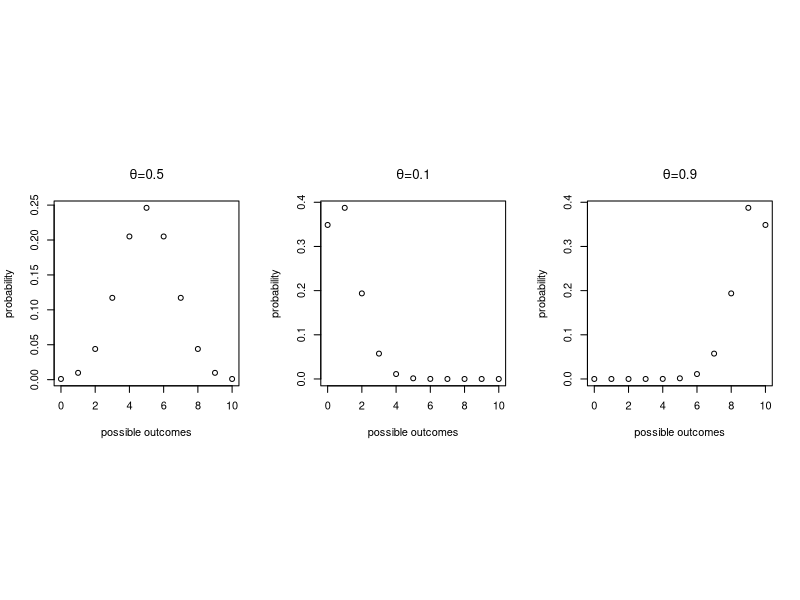
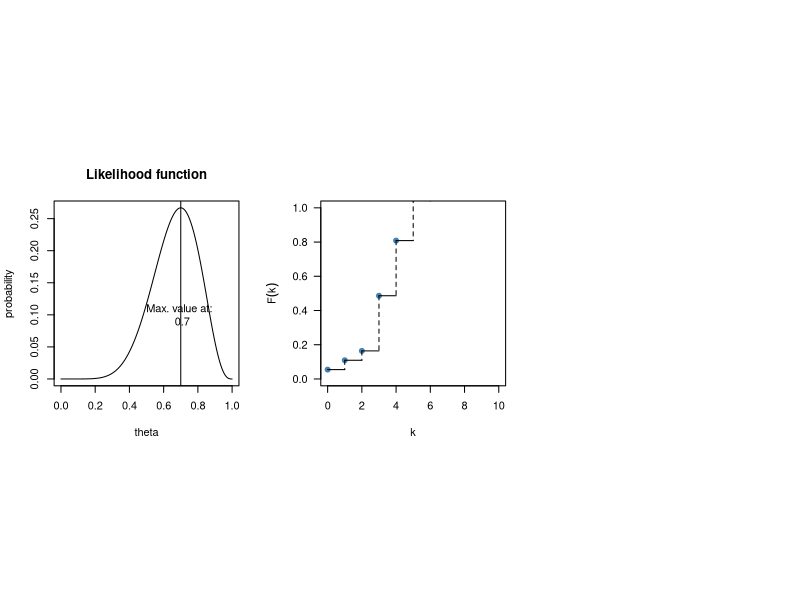
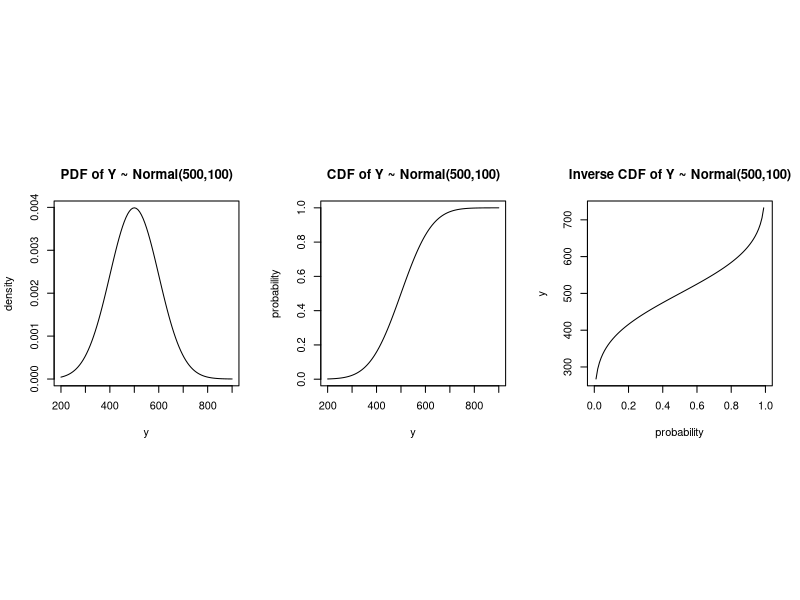

The R source for these figures, in order:
## to-do: include venn diagram?


## to-do: do we need to spell this out more?


## ---------------------------------------------------
rbinom(10,n=20,prob=0.5)


## ---- binomplot,echo=FALSE,fig.cap="Probability mass functions of a binomial distribution assuming 10 trials, with 50%, 10%, and 90% probability of success."----
## to-do remove warnings
#library(tibble)
#ggplot(tibble(x=as.integer(0:10), aes(x)) +
#    stat_function(fun=dbinom, geom = "point", 
#                  args = list(size=10, prob=0.5))
op<-par(mfrow=c(1,3),pty="s")
plot(0:10,dbinom(0:10,size=10,prob=0.5),
     xlab="possible outcomes",
     ylab="probability",
     main=expression(paste(theta,"=0.5",sep="")))
plot(0:10,dbinom(0:10,size=10,prob=0.1),xlab="possible outcomes",
     ylab="probability",main=expression(paste(theta,"=0.1",sep="")))
plot(0:10,dbinom(0:10,size=10,prob=0.9),xlab="possible outcomes",
     ylab="probability",
     main=expression(paste(theta,"=0.9",sep="")))


## to-do bar or line graphs above, instead of points


## ---- binomlik,echo=FALSE,fig.cap="The likelihood function for 7 successes out of 10."----
theta<-seq(0,1,by=0.001)
plot(theta,dbinom(7,size=10,prob=theta),
     xlab=expression("theta"),ylab="probability",
     main="Likelihood function",type="l")
abline(v=0.7)
text(0.7,0.1,"Max. value at: \n 0.7")


## DS comment: do we want to show the code for computing all likelihood values? (maybe this comes later?)


## ----dnormexample1,echo=TRUE------------------------
dbinom(5,size=10,prob=0.5)


## ---------------------------------------------------
dbinom(5,size=10,prob=c(0.1,0.9))


## ----cdfbinom1,echo=TRUE----------------------------
## the cumulative probability of obtaining
## 0, 1, or 2 successes out of 10,
## with theta=0.5:
dbinom(0,size=10,prob=0.5)+dbinom(1,size=10,prob=0.5)+
  dbinom(2,size=10,prob=0.5)


## ---------------------------------------------------
sum(dbinom(0:2,size=10,prob=0.5))


## ----pbinomexample1,echo=TRUE-----------------------
pbinom(2,size=10,prob=0.5,lower.tail=TRUE)


## ----pbinomexample2,echo=TRUE-----------------------
pbinom(2,size=10,prob=0.5,lower.tail=FALSE)


## ---- binomcdf,echo=FALSE,fig.cap="The cumulative distribution function for a Binomial distribution assuming 10 trials, with 50% probability of success."----
#op<-par(mfrow=c(1,2),pty="s")
k <- c(1:10)
#plot(k,dbinom(k,size=10,prob=.50),type="h",
#     main="Binomial(n=10,prob=.50)")

fx <- function(x) {
  if(x >= 0 && x < 3) {
    res <-  pbinom(2,size=10,prob=0.50)
  } else if(x >=3 && x < 5) {
    res <- pbinom(4,size=10,prob=0.50)-pbinom(2,size=10,prob=0.50)
  } else if(x >= 5 && x < 6) {
    res <-  pbinom(5,size=10,prob=0.50)-pbinom(4,size=10,prob=0.50)
  } else if(x >= 7 && x < 10) {
    res <-  pbinom(9,size=10,prob=0.50)-pbinom(6,size=10,prob=0.50)
  } else {
    res <- 0
  }

  return(res)
}

fx   <- Vectorize(fx)
grid <- 0:10
p    <- fx(grid)
cdf  <- cumsum(p)

plot(grid, cdf, type = 'p', ylim = c(0, 1), col = 'steelblue',
     xlab = 'k', ylab = expression(F(k)), pch = 19, las = 1)
segments(x0 = grid, x1 = grid + 1, y0 = cdf)
segments(x0 = grid + 1, y0 = c(cdf[-1], 1), y1 = cdf, lty = 2)

#plot(0:10,pbinom(0:10,size=10,prob=0.5),
#     xlab="Possible outcomes k",
#     ylab="Prob. of k or less successes",
#     main="Cumulative distribution function")


## ---- eval=FALSE,binominvcdf,echo=FALSE,fig.cap="The inverse cumulative distribution function for a binomial distribution assuming 10 trials, with 50% probability of success."----
## 
## plot(0:10~pbinom(0:10,size=10,prob=0.5),
##      ylab="Possible outcomes k",
##      xlab="Prob. of k or less successes",
##      main="Cumulative distribution function")


## ----qbinomexample,echo=TRUE------------------------
qbinom(0.37,size=10,prob=0.5)


## to-do: explain why qbinom(0.77 gives 5 as an answer and not 4)


## DS comment: maybe it’s good to include an additional Figure for the inverse CDF and an example


## ----rbinomexample,echo=TRUE------------------------
rbinom(1,size=10,prob=0.5)


## to-do: introduce Bernoulli here and link it with the code below


## ----rbinomexamplemean,echo=TRUE--------------------
y<-rbinom(10,size=1,prob=0.5)
mean(y)*10 ; sum(y)


## ---- normdistrn,echo=FALSE,fig.cap="The PDF, CDF, and inverse CDF for the $Normal(\\mu=500,\\sigma=100)$."----
op<-par(mfrow=c(1,3),pty="s")
plot(function(y) dnorm(y,mean=500,sd=100), 200, 900,
      main = "PDF of Y ~ Normal(500,100)",
              ylab="density",xlab="y")
plot(function(y) pnorm(y,mean=500,sd=100), 200, 900,
      main = "CDF of Y ~ Normal(500,100)",
              ylab="probability",xlab="y")
plot(function(y) qnorm(y,mean=500,sd=100), 0, 1,
      main = "Inverse CDF of Y ~ Normal(500,100)",
              ylab="y",xlab="probability")


## to-do: Maybe this is the place to mention some interesting properties like:

## Normal(mu, sigma) = mu + Normal(0,1) * sigma

## (We'll use this property a lot later when we code in Stan)


## ----pnormexample-----------------------------------
pnorm(700,mean=500,sd=100)-pnorm(200,mean=500,sd=100)


## to-do: add figure illustrating the above


## ----qnormexample-----------------------------------
qnorm(0.975,mean=500,sd=100)


## ----rnormexample-----------------------------------
y<-rnorm(10,mean=500,sd=100)
mean(y);var(y)


## ---------------------------------------------------
## density:
dnorm(1,mean=0,sd=1)


## ---------------------------------------------------
pnorm(2,mean=0,sd=1)-pnorm(-2,mean=0,sd=1)


## ---------------------------------------------------
dbinom(2,size=10,prob=0.5)
pbinom(2,size=10,prob=0.5)-pbinom(1,size=10,prob=0.5)


## ---------------------------------------------------
BinLik<-function(theta){
  choose(10,8)*theta^8 * (1-theta)^2
}
integrate(BinLik,lower=0,upper=1)$value


## to-do: add summary


## ----echo=FALSE-------------------------------------
## DATA GENERATION
mean.val<-round(rnorm(1,mean=100,sd=100),digits=0)
sd.val<-round(rnorm(1,mean=100,sd=1.5),digits=0)

q1<-round(rnorm(1,mean=100,sd=100)+50,digits=0)
q2<-round(rnorm(1,mean=100,sd=100)-100,digits=0)

if(q1>q2){
sol<-pnorm(q1,mean=abs(mean.val),sd=abs(sd.val))-pnorm(q2,mean=abs(mean.val),sd=abs(sd.val))
} else {
  sol<-pnorm(q2,mean=abs(mean.val),sd=abs(sd.val))-pnorm(q1,mean=abs(mean.val),sd=abs(sd.val))
}


## ----echo=FALSE-------------------------------------
mu<-round(rnorm(1,mean=51,sd=2),digits=0)
sigma<-round(runif(1,min=2,max=4),digits=0)

q<-round(runif(1,min=40,max=50))
q1<-round(runif(1,min=51,max=60))


p1<-round(pnorm(q,mean=mu,sd=sigma),digits=3)
p2<-round(1-pnorm(q,mean=mu,sd=sigma),digits=3)
p3<-round(1-pnorm(q1,mean=mu,sd=sigma),digits=3)


## ----echo=FALSE-------------------------------------
mu<-round(runif(1,min=45,max=55),digits=0)
sigma<-round(runif(1,min=2,max=10),digits=0)

p1<-round(pnorm(mu-5,mean=mu,sd=sigma),digits=3)
p2<-round(pnorm(mu+3,mean=mu,sd=sigma)-pnorm(mu-3,mean=mu,sd=sigma),digits=3)
p3<-round(1-pnorm(mu+1,mean=mu,sd=sigma),digits=3)


## ----echo=FALSE-------------------------------------
prob1<-round(runif(1,min=0,max=1),digits=2)
if(prob1<=0.5){
 prob2<-round(runif(1,min=0.55,max=0.99),digits=2)
} else {
    prob2<-prob1
    prob1<-round(runif(1,min=0.01,max=0.40),digits=2)}

lower<-round(qnorm(prob1,mean=1,sd=1),digits=3)
upper<-round(qnorm(prob2,mean=1,sd=1),digits=3)


## ----echo=FALSE-------------------------------------
mu<-round(runif(1,min=50,max=60),digits=3)
sigma<-round(runif(1,min=0.5,max=1.5),digits=3)
probs<-c(.80,.85,.90,.95,.99)
prob<-sample(probs,1)
tailprob<-(1-prob)/2
q1<-round(qnorm(tailprob,mean=mu,sd=sigma),digits=3)
q2<-round(qnorm(tailprob,mean=mu,sd=sigma,lower.tail=FALSE),digits=3)


## ----echo=FALSE-------------------------------------
n<-round(runif(1,min=140,max=170))
mu<-round(runif(1,min=120,max=180),0)
sigma<-round(runif(1,min=30,max=80),0)
x<-rnorm(n,mean=mu,sd=sigma)
sample.sd<-round(sd(x),3)
sample.mean<-round(mean(x),digits=3)
estimated.se<- round(sample.sd/sqrt(n),3)
crit.t<-abs(round(qt(0.025,df=n-1),3))
lower<-round(sample.mean-crit.t*estimated.se,digits=3)
upper<-round(sample.mean+crit.t*estimated.se,digits=3)


## ----echo=FALSE-------------------------------------
x<-round(rnorm(1,mean=12,sd=5),3)
mn<-seq(9,12,by=1)
ans1<-round(dnorm(x,mean=mn[4],sd=5),3)
ans2<-round(dnorm(x,mean=mn[3],sd=5),3)
ans3<-round(dnorm(x,mean=mn[2],sd=5),3)
ans4<-round(dnorm(x,mean=mn[1],sd=5),3)


## ----echo=FALSE-------------------------------------
x<-round(rnorm(10,mean=500,sd=10),0)
mn<-mean(x)
loglik<-round(sum(dnorm(x,mean=mn,sd=5,log=TRUE)),3)
loglik2<-round(sum(dnorm(x,mean=mn-2,sd=5,log=TRUE)),3)


## ---------------------------------------------------
x


## ---------------------------------------------------
dnorm(5,mean=10,sd=2)*dnorm(10,mean=10,sd=2)


## ---------------------------------------------------
log(2*3)
log(2) + log(3)


## ---------------------------------------------------
dnorm(5,mean=10,sd=2,log=TRUE)+dnorm(10,mean=10,sd=2,log=TRUE)


## ---------------------------------------------------
sum(dnorm(c(5,10),mean=10,sd=2,log=TRUE))

